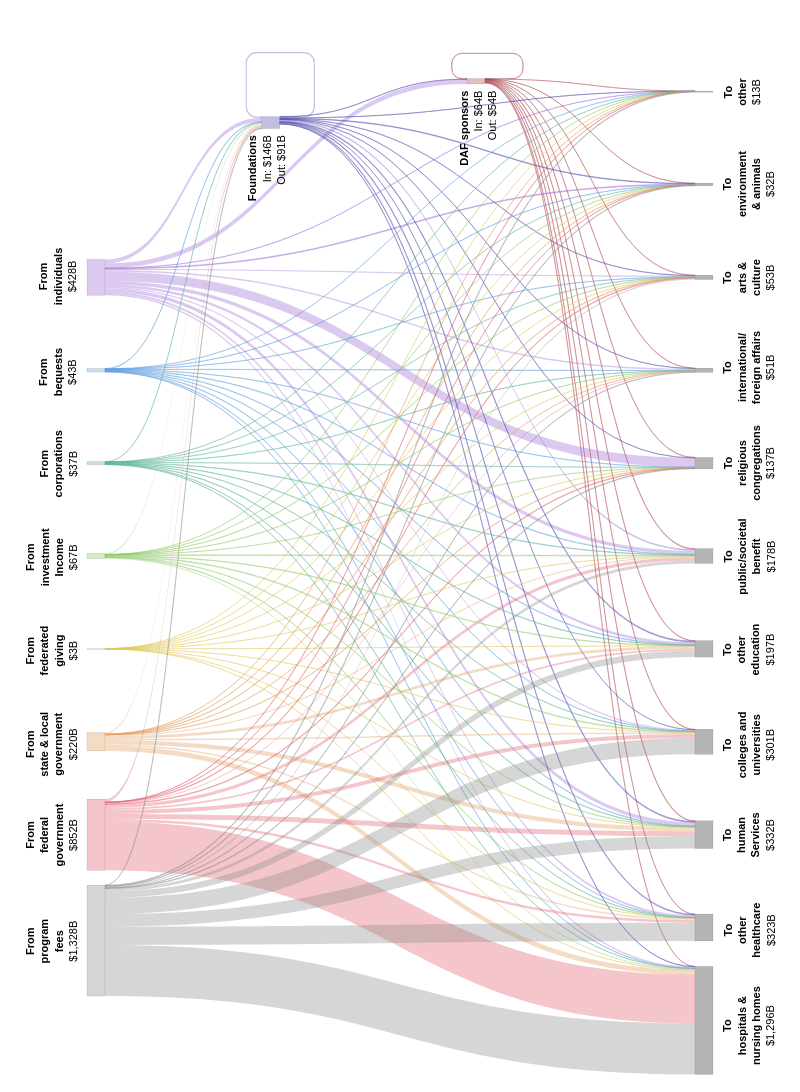

Notebook code cell kept with this figure:
### Markdown cell above
Using Plotly Sankey because it includes the best compromises for:
- weighted edges
- self-loops (still poor)
- curved edges
- label control (still poor)
- heirarchy levels
- interactivity
- quality
- merging flows

### Code cell
# SANKEY - INTERACTIVE WEB VERSION

network_fig = go.Figure(go.Sankey(
    arrangement="snap",
    
    node=dict(
        # label=node_format_df["Node"],
        label=[""] * len(node_format_df), # remove default labels
        x=node_format_df["X"],
        y=node_format_df["Y"],
        pad=15,
        thickness=18,
        line=dict(color=to_rgba("#454545", alpha=0.5), width=0.25),
        # line=dict(color="rgba(0,0,0,0)", width=0),
        color=node_colors,
        hoverinfo="skip"
    ),
    
    link=dict(
        # arrowlen=10,
        source=sources,
        target=targets,
        value=values,
        color=edge_colors,
        customdata=hover_text,
        hoverinfo="none"
        # hovertemplate="%{customdata}<extra></extra>"
    )
))

# Define annotations for labels
annotations = []

for _, row in node_format_df[node_format_df["Node Type"] == "Source"].iterrows():
    node_name = row[node_id_field]
    dx = row["X Offset"]
    dy = row["Y Offset"]
    annotations.append(dict(
        x=row["X"] - dx,
        y=(1 - row["Y"]) + dy,
        text=row[node_display_field],
        showarrow=False,
        xanchor="right",
        align="center",
        textangle=-90
    ))

for _, row in node_format_df[node_format_df["Node Type"] == "Recipient"].iterrows():
    dx = row["X Offset"]
    dy = row["Y Offset"]
    annotations.append(dict(
        x=row["X"] + dx,
        y=(1 - row["Y"]) + dy,
        text=row[node_display_field],
        showarrow=False,
        xanchor="left",
        align="center",
        textangle=-90
    ))
for _, row in node_format_df[node_format_df["Node Type"] == "Intermediary Left"].iterrows():
    dx = row["X Offset"]
    dy = row["Y Offset"]
    annotations.append(dict(
        x=row["X"] - dx,
        y=(1 - row["Y"]) + dy,
        text=row[node_display_field],
        showarrow=False,
        xanchor="left",
        align="left",
        textangle=-90
    ))

for _, row in node_format_df[node_format_df["Node Type"] == "Intermediary Right"].iterrows():
    dx = row["X Offset"]
    dy = row["Y Offset"]
    annotations.append(dict(
        x=row["X"] + dx,
        y=(1 - row["Y"]) + dy,
        text=row[node_display_field],
        showarrow=False,
        xanchor="right",
        align="right",
        textangle=-90
    ))

# Format
network_fig.update_layout(
    # title_text="Nonprofit Economy Flows (2023)",
    font_size=10,
    width=800,
    height=1100,
    margin=dict(l=20, r=20, t=40, b=20),
    font=dict(family=font_family_css, size=11, color="black"),
    annotations=annotations
)

network_fig.show()

### Figure 1 — Plotly figure (JSON) as saved in the notebook; plotly's stock layout.template omitted (floating-point values rounded to 4 significant figures; data arrays with more than 128 entries replaced by an {"elided": "..."} marker saying what was removed)
{"data": [{"arrangement": "snap", "link": {"color": {"elided": "132 str values"}, "customdata": {"elided": "132 str values"}, "hoverinfo": "none", "source": {"elided": "132 int values"}, "target": {"elided": "132 int values"}, "value": {"elided": "132 float values"}}, "node": {"color": ["rgba(171,69,79,0.35)", "rgba(171,69,79,0.35)", "rgba(75,69,171,0.35)", "rgba(75,69,171,0.35)", "rgba(138,138,138,0.35)", "rgba(224,90,104,0.35)", "rgba(224,154,88,0.35)", "rgba(223,201,87,0.35)", "rgba(145,201,104,0.35)", "rgba(89,179,155,0.35)", "rgba(92,159,220,0.35)", "rgba(152,100,209,0.35)", "#B4B4B4", "#B4B4B4", "#B4B4B4", "#B4B4B4", "#B4B4B4", "#B4B4B4", "#B4B4B4", "#B4B4B4", "#B4B4B4", "#B4B4B4", "#B4B4B4"], "hoverinfo": "skip", "label": ["", "", "", "", "", "", "", "", "", "", "", "", "", "", "", "", "", "", "", "", "", "", ""], "line": {"color": "rgba(69,69,69,0.5)", "width": 0.25}, "pad": 15, "thickness": 18, "x": [0.6, 0.63, 0.33, 0.355, 0.1, 0.1, 0.1, 0.1, 0.1, 0.1, 0.1, 0.1, 0.9, 0.9, 0.9, 0.9, 0.9, 0.9, 0.9, 0.9, 0.9, 0.9, 0.9], "y": [0.04, 0.0375, 0.08, 0.0745, 0.86, 0.77, 0.68, 0.59, 0.5, 0.41, 0.32, 0.23, 0.95, 0.86, 0.77, 0.68, 0.59, 0.5, 0.41, 0.32, 0.23, 0.14, 0.05]}, "type": "sankey"}], "layout": {"annotations": [{"align": "center", "showarrow": false, "text": "<b>From<br>program<br>fees</b><br>$1,328B", "textangle": -90, "x": 0.08, "xanchor": "right", "y": 0.103}, {"align": "center", "showarrow": false, "text": "<b>From<br>federal<br>government</b><br>$852B", "textangle": -90, "x": 0.08, "xanchor": "right", "y": 0.197}, {"align": "center", "showarrow": false, "text": "<b>From<br>state & local<br>government</b><br>$220B", "textangle": -90, "x": 0.08, "xanchor": "right", "y": 0.284}, {"align": "center", "showarrow": false, "text": "<b>From<br>federated<br>giving</b><br>$3B", "textangle": -90, "x": 0.08, "xanchor": "right", "y": 0.4088}, {"align": "center", "showarrow": false, "text": "<b>From<br>investment<br>Income</b><br>$67B", "textangle": -90, "x": 0.08, "xanchor": "right", "y": 0.499}, {"align": "center", "showarrow": false, "text": "<b>From<br>corporations</b><br>$37B", "textangle": -90, "x": 0.08, "xanchor": "right", "y": 0.589}, {"align": "center", "showarrow": false, "text": "<b>From<br>bequests</b><br>$43B", "textangle": -90, "x": 0.08, "xanchor": "right", "y": 0.7035}, {"align": "center", "showarrow": false, "text": "<b>From<br>individuals</b><br>$428B", "textangle": -90, "x": 0.08, "xanchor": "right", "y": 0.8}, {"align": "center", "showarrow": false, "text": "<b>To<br>hospitals &<br>nursing homes</b><br>$1,296B", "textangle": -90, "x": 0.92, "xanchor": "left", "y": 0.005}, {"align": "center", "showarrow": false, "text": "<b>To<br>other<br>healthcare</b><br>$323B", "textangle": -90, "x": 0.92, "xanchor": "left", "y": 0.109}, {"align": "center", "showarrow": false, "text": "<b>To<br>human<br>Services</b><br>$332B", "textangle": -90, "x": 0.92, "xanchor": "left", "y": 0.206}, {"align": "center", "showarrow": false, "text": "<b>To<br>colleges and<br>universities</b><br>$301B", "textangle": -90, "x": 0.92, "xanchor": "left", "y": 0.283}, {"align": "center", "showarrow": false, "text": "<b>To<br>other<br>education</b><br>$197B", "textangle": -90, "x": 0.92, "xanchor": "left", "y": 0.409}, {"align": "center", "showarrow": false, "text": "<b>To<br>public/societal<br>benefit</b><br>$178B", "textangle": -90, "x": 0.92, "xanchor": "left", "y": 0.499}, {"align": "center", "showarrow": false, "text": "<b>To<br>religious<br>congregations</b><br>$137B", "textangle": -90, "x": 0.92, "xanchor": "left", "y": 0.59}, {"align": "center", "showarrow": false, "text": "<b>To<br>international/<br>foreign affairs</b><br>$51B", "textangle": -90, "x": 0.92, "xanchor": "left", "y": 0.72}, {"align": "center", "showarrow": false, "text": "<b>To<br>arts &<br>culture</b><br>$53B", "textangle": -90, "x": 0.92, "xanchor": "left", "y": 0.79}, {"align": "center", "showarrow": false, "text": "<b>To<br>environment<br>& animals</b><br>$32B", "textangle": -90, "x": 0.92, "xanchor": "left", "y": 0.894}, {"align": "center", "showarrow": false, "text": "<b>To<br>other</b><br>$13B", "textangle": -90, "x": 0.92, "xanchor": "left", "y": 0.965}, {"align": "right", "showarrow": false, "text": "<b>DAF sponsors</b><br>In: $64B<br>Out: $54B", "textangle": -90, "x": 0.632, "xanchor": "right", "y": 0.953}, {"align": "right", "showarrow": false, "text": "<b>Foundations</b><br>In: $146B<br>Out: $91B", "textangle": -90, "x": 0.355, "xanchor": "right", "y": 0.91}], "font": {"color": "black", "family": "Arial, sans-serif", "size": 11}, "height": 1100, "margin": {"b": 20, "l": 20, "r": 20, "t": 40}, "width": 800}}
